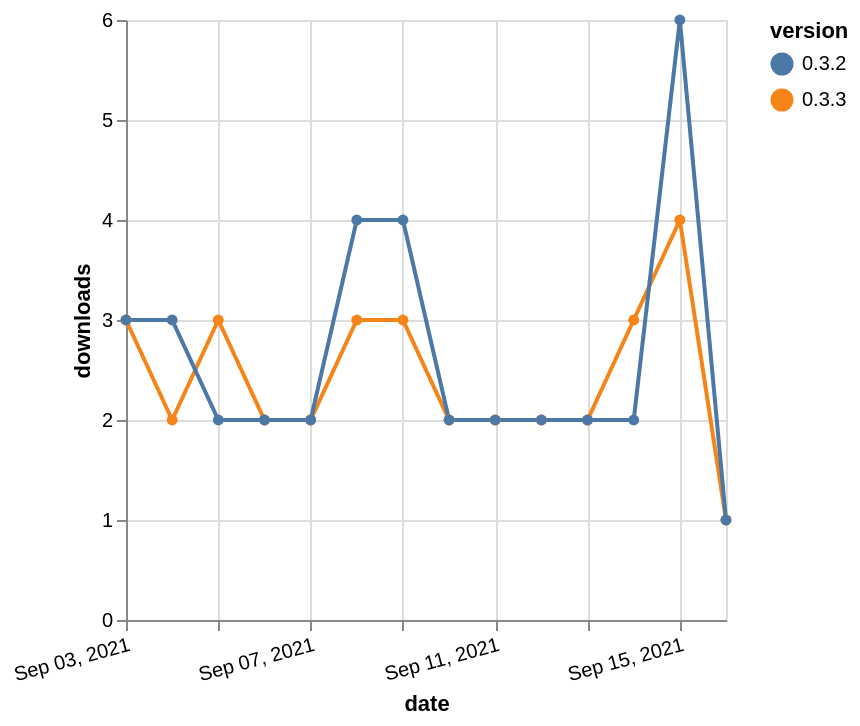

Source (Vega-Lite JSON):
### Vega-Lite specification from a JSON file in a GitHub repository (floating-point values rounded to 4 significant figures)
{"$schema": "https://vega.github.io/schema/vega-lite/v5.json", "description": "A simple bar chart with embedded data.", "data": {"values": [{"date": "2021-09-03", "total": 2469, "delta": 3, "version": "0.3.3"}, {"date": "2021-09-04", "total": 2471, "delta": 2, "version": "0.3.3"}, {"date": "2021-09-05", "total": 2474, "delta": 3, "version": "0.3.3"}, {"date": "2021-09-06", "total": 2476, "delta": 2, "version": "0.3.3"}, {"date": "2021-09-07", "total": 2478, "delta": 2, "version": "0.3.3"}, {"date": "2021-09-08", "total": 2481, "delta": 3, "version": "0.3.3"}, {"date": "2021-09-09", "total": 2484, "delta": 3, "version": "0.3.3"}, {"date": "2021-09-10", "total": 2486, "delta": 2, "version": "0.3.3"}, {"date": "2021-09-11", "total": 2488, "delta": 2, "version": "0.3.3"}, {"date": "2021-09-12", "total": 2490, "delta": 2, "version": "0.3.3"}, {"date": "2021-09-13", "total": 2492, "delta": 2, "version": "0.3.3"}, {"date": "2021-09-14", "total": 2495, "delta": 3, "version": "0.3.3"}, {"date": "2021-09-15", "total": 2499, "delta": 4, "version": "0.3.3"}, {"date": "2021-09-16", "total": 2500, "delta": 1, "version": "0.3.3"}, {"date": "2021-09-03", "total": 2915, "delta": 3, "version": "0.3.2"}, {"date": "2021-09-04", "total": 2918, "delta": 3, "version": "0.3.2"}, {"date": "2021-09-05", "total": 2920, "delta": 2, "version": "0.3.2"}, {"date": "2021-09-06", "total": 2922, "delta": 2, "version": "0.3.2"}, {"date": "2021-09-07", "total": 2924, "delta": 2, "version": "0.3.2"}, {"date": "2021-09-08", "total": 2928, "delta": 4, "version": "0.3.2"}, {"date": "2021-09-09", "total": 2932, "delta": 4, "version": "0.3.2"}, {"date": "2021-09-10", "total": 2934, "delta": 2, "version": "0.3.2"}, {"date": "2021-09-11", "total": 2936, "delta": 2, "version": "0.3.2"}, {"date": "2021-09-12", "total": 2938, "delta": 2, "version": "0.3.2"}, {"date": "2021-09-13", "total": 2940, "delta": 2, "version": "0.3.2"}, {"date": "2021-09-14", "total": 2942, "delta": 2, "version": "0.3.2"}, {"date": "2021-09-15", "total": 2948, "delta": 6, "version": "0.3.2"}, {"date": "2021-09-16", "total": 2949, "delta": 1, "version": "0.3.2"}]}, "width": "container", "mark": {"type": "line", "point": {"filled": true}}, "encoding": {"x": {"field": "date", "type": "temporal", "timeUnit": "yearmonthdate", "title": "date", "axis": {"labelAngle": -15}}, "y": {"field": "delta", "type": "quantitative", "title": "downloads"}, "color": {"field": "version", "type": "nominal"}, "tooltip": {"field": "delta"}}}
